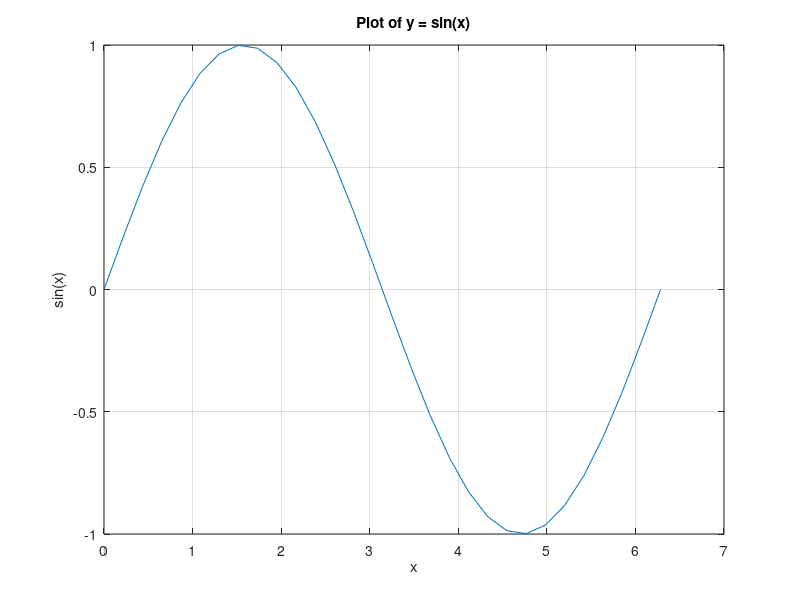

The MATLAB script that drew this image:
% Plot the sine function

x = linspace(0, 2*pi, 30);
y = sin(x);

plot(x,y);

xlabel('x');
ylabel('sin(x)');
title('Plot of y = sin(x)');
grid on;
